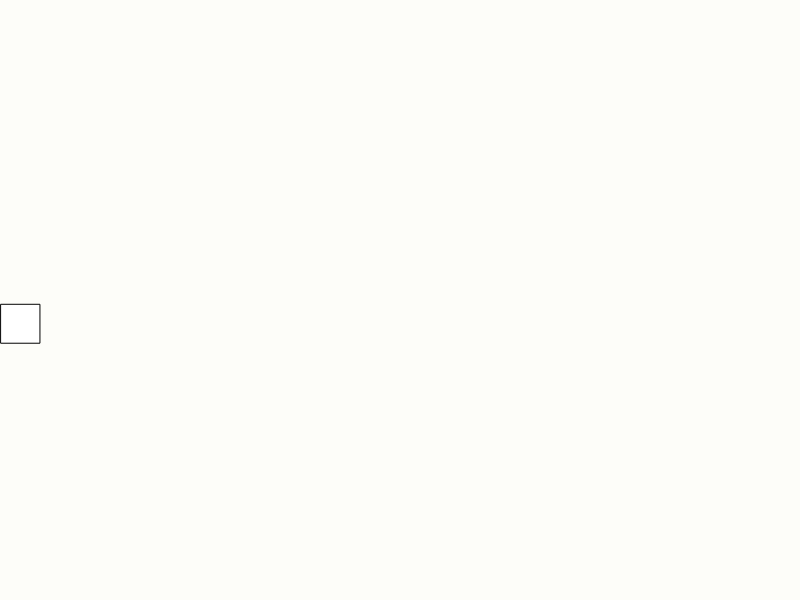
Frame 1 (no input)
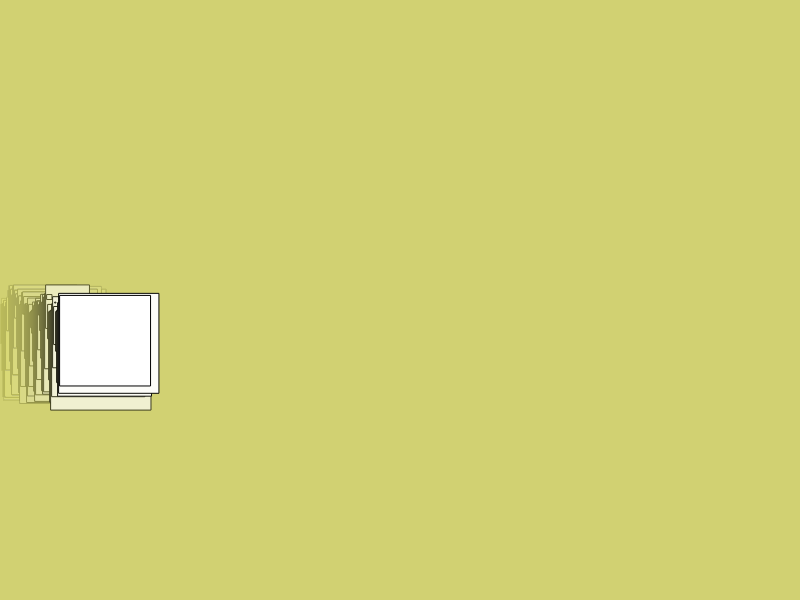
Frame 60 (no input)
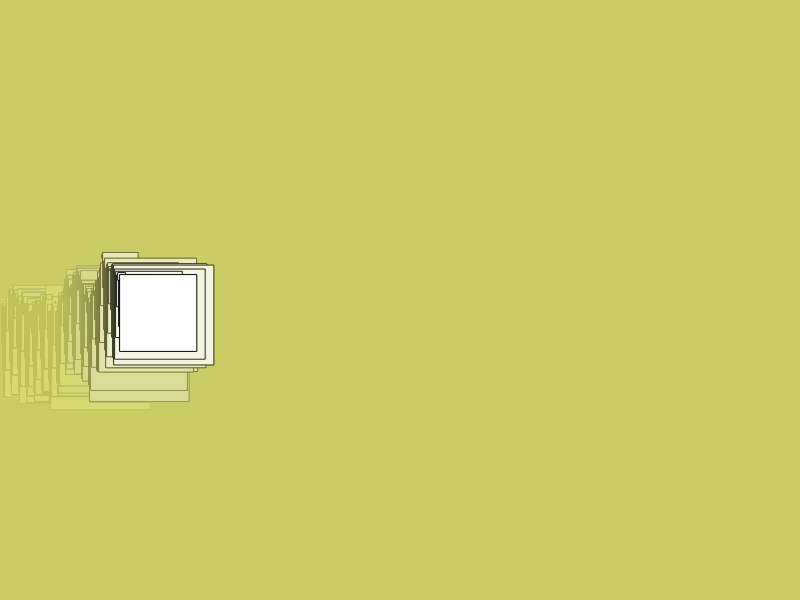
Frame 120 (the mouse pressed at the canvas centre since frame 60)

The p5.js sketch that drew these frames (run headless with seeded random() and noise() and a simulated clock; from frame 60 on, the mouse is pressed at the canvas centre):

// p5.js sketch
// ── sketch.js
 let sizeCircle = 60;//"asdasd"
 let valueSin = 0;

 //deltaTime
 //framecount cout[]

 let posX,posY;

function setup() {
  	createCanvas(window.screen.width, window.screen.height);

	posX = 0;
	posY = height*0.5;
}

function draw() {
  	background(200, 200, 100, 10);

	valueSin = sin(frameCount*0.4)
	console.log(valueSin);
	sizeCircle = valueSin*100;

	posX = posX+1;
	posY = posY+random(-1,+1)*10;
	if(posX > width)posX = 0;
	//posX += 1;
	//posY = 0;

	//ellipse(mouseX, mouseY, sizeCircle, sizeCircle);
	rect(posX, posY, sizeCircle, sizeCircle);
}
